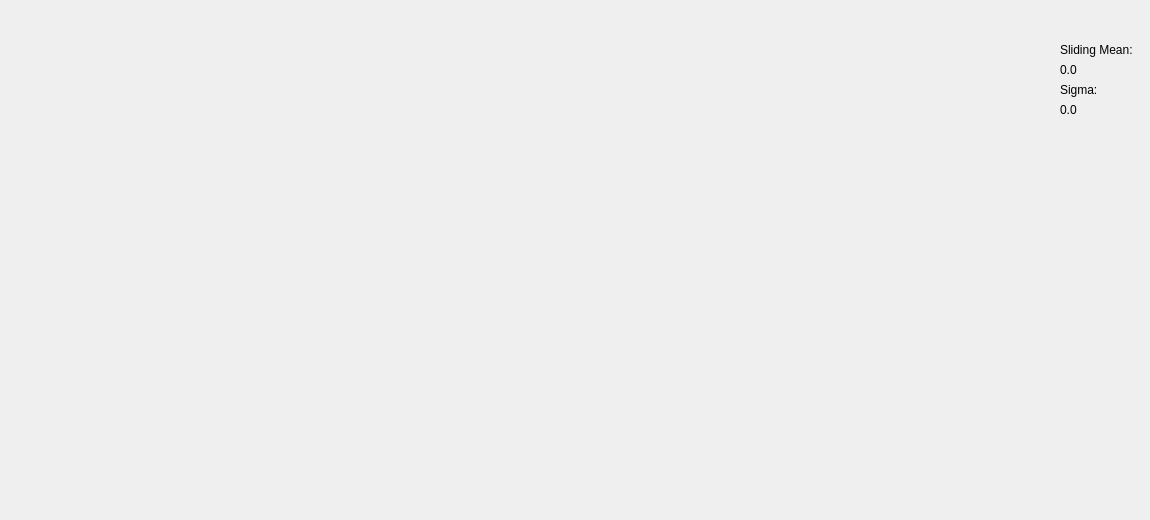
  <widget class="QFrame" name="mainFrame">
   <property name="geometry">
    <rect>
     <x>10</x>
     <y>10</y>
     <width>1150</width>
     <height>520</height>
    </rect>
   </property>
   <property name="minimumSize">
    <size>
     <width>1150</width>
     <height>520</height>
    </size>
   </property>
   <property name="maximumSize">
    <size>
     <width>1150</width>
     <height>520</height>
    </size>
   </property>
   <widget class="QLabel" name="textLabel1_5_3">
    <property name="geometry">
     <rect>
      <x>1060</x>
      <y>80</y>
      <width>76</width>
      <height>20</height>
     </rect>
    </property>
    <property name="text">
     <string>Sigma:</string>
    </property>
    <property name="wordWrap">
     <bool>false</bool>
    </property>
   </widget>
   <widget class="QLabel" name="textLabel1_5">
    <property name="geometry">
     <rect>
      <x>1060</x>
      <y>40</y>
      <width>76</width>
      <height>20</height>
     </rect>
    </property>
    <property name="text">
     <string>Sliding Mean:</string>
    </property>
    <property name="wordWrap">
     <bool>false</bool>
    </property>
   </widget>
   <widget class="QLabel" name="meanText">
    <property name="geometry">
     <rect>
      <x>1060</x>
      <y>60</y>
      <width>76</width>
      <height>20</height>
     </rect>
    </property>
    <property name="text">
     <string>0.0</string>
    </property>
    <property name="wordWrap">
     <bool>false</bool>
    </property>
   </widget>
   <widget class="QLabel" name="sigmaText">
    <property name="geometry">
     <rect>
      <x>1060</x>
      <y>100</y>
      <width>76</width>
      <height>20</height>
     </rect>
    </property>
    <property name="text">
     <string>0.0</string>
    </property>
    <property name="wordWrap">
     <bool>false</bool>
    </property>
   </widget>
   <widget class="QFrame" name="dataFrame">
    <property name="geometry">
     <rect>
      <x>80</x>
      <y>10</y>
      <width>961</width>
      <height>480</height>
     </rect>
    </property>
    <property name="minimumSize">
     <size>
      <width>961</width>
      <height>480</height>
     </size>
    </property>
   </widget>
  </widget>
